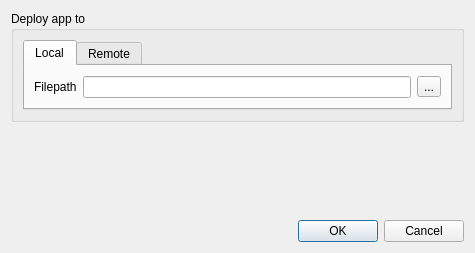
<?xml version="1.0" encoding="UTF-8"?>
<ui version="4.0">
 <class>Dialog</class>
 <widget class="QDialog" name="Dialog">
  <property name="geometry">
   <rect>
    <x>0</x>
    <y>0</y>
    <width>475</width>
    <height>253</height>
   </rect>
  </property>
  <property name="windowTitle">
   <string>Dialog</string>
  </property>
  <layout class="QVBoxLayout" name="verticalLayout">
   <item>
    <widget class="QGroupBox" name="groupBox_3">
     <property name="sizePolicy">
      <sizepolicy hsizetype="Preferred" vsizetype="Preferred">
       <horstretch>0</horstretch>
       <verstretch>0</verstretch>
      </sizepolicy>
     </property>
     <property name="title">
      <string>Deploy app to</string>
     </property>
     <property name="flat">
      <bool>true</bool>
     </property>
     <layout class="QGridLayout" name="gridLayout_5">
      <item row="0" column="0">
       <widget class="QTabWidget" name="tabWidgetDeploy">
        <property name="currentIndex">
         <number>0</number>
        </property>
        <widget class="QWidget" name="deployLocalTab">
         <attribute name="title">
          <string>Local</string>
         </attribute>
         <layout class="QGridLayout" name="gridLayout_6">
          <item row="0" column="0">
           <widget class="QLabel" name="label_9">
            <property name="text">
             <string>Filepath</string>
            </property>
           </widget>
          </item>
          <item row="0" column="1">
           <widget class="QLineEdit" name="filepathBox">
            <property name="text">
             <string/>
            </property>
           </widget>
          </item>
          <item row="0" column="2">
           <widget class="QToolButton" name="buttonSelectFilepath">
            <property name="text">
             <string>...</string>
            </property>
           </widget>
          </item>
         </layout>
        </widget>
        <widget class="QWidget" name="deployRemoteTab">
         <attribute name="title">
          <string>Remote</string>
         </attribute>
        </widget>
       </widget>
      </item>
     </layout>
    </widget>
   </item>
   <item>
    <spacer name="verticalSpacer_2">
     <property name="orientation">
      <enum>Qt::Vertical</enum>
     </property>
     <property name="sizeHint" stdset="0">
      <size>
       <width>20</width>
       <height>40</height>
      </size>
     </property>
    </spacer>
   </item>
   <item>
    <widget class="QDialogButtonBox" name="buttonBox">
     <property name="orientation">
      <enum>Qt::Horizontal</enum>
     </property>
     <property name="standardButtons">
      <set>QDialogButtonBox::Cancel|QDialogButtonBox::Ok</set>
     </property>
    </widget>
   </item>
  </layout>
 </widget>
 <resources/>
 <connections>
  <connection>
   <sender>buttonBox</sender>
   <signal>accepted()</signal>
   <receiver>Dialog</receiver>
   <slot>accept()</slot>
   <hints>
    <hint type="sourcelabel">
     <x>248</x>
     <y>254</y>
    </hint>
    <hint type="destinationlabel">
     <x>157</x>
     <y>274</y>
    </hint>
   </hints>
  </connection>
  <connection>
   <sender>buttonBox</sender>
   <signal>rejected()</signal>
   <receiver>Dialog</receiver>
   <slot>reject()</slot>
   <hints>
    <hint type="sourcelabel">
     <x>316</x>
     <y>260</y>
    </hint>
    <hint type="destinationlabel">
     <x>286</x>
     <y>274</y>
    </hint>
   </hints>
  </connection>
 </connections>
</ui>
